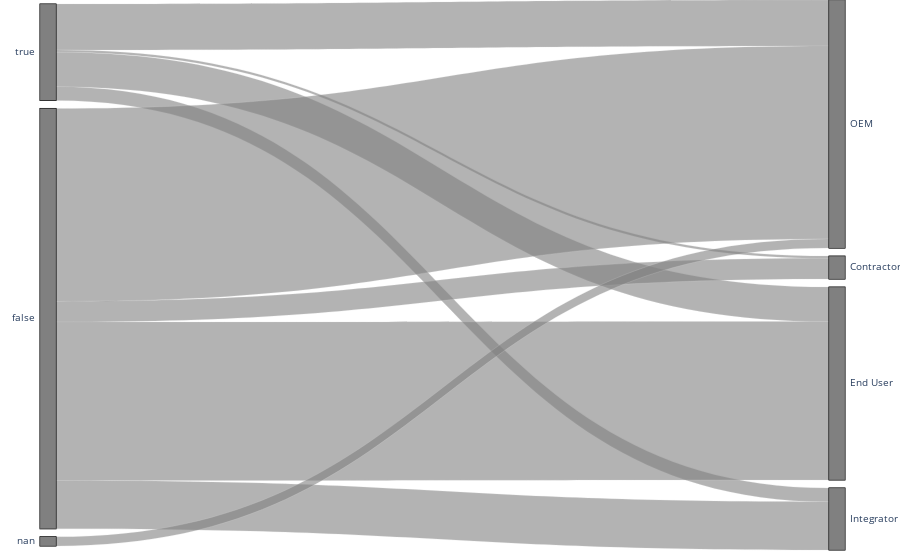

The cell this chart's notebook holds for it:
### Code cell
x_axis = "ProbPercent"
y_axis = "PotentialValue"
dimensions = [dict(values=dff[label], label=label) for label in ["New","Type"]]

# Build colorscale
color = np.zeros(len(dff), dtype='uint8')
colorscale = [[0, 'gray'], [1, 'firebrick']]



fig = go.Figure()



fig.add_trace(go.Parcats(dimensions=dimensions, line={'colorscale': colorscale, 'cmin': 0,
                                                                'cmax': 1, 'color': color, 'shape': 'hspline'}))



fig.update_layout(
    margin=dict(l=0, r=15, t=0, b=10),
    #paper_bgcolor="lightcyan",
    #plot_bgcolor='lightsteelblue' #gainsboro, lightsteelblue lightsalmon lightgreen lightpink lightcyan lightblue black
)
    
fig.show()

### Figure 1 — Plotly figure (JSON) as saved in the notebook; plotly's stock layout.template omitted (floating-point values rounded to 4 significant figures; data arrays with more than 128 entries replaced by an {"elided": "..."} marker saying what was removed)
{"data": [{"dimensions": [{"label": "New", "values": {"elided": "229 mixed values"}}, {"label": "Type", "values": {"elided": "229 str values"}}], "line": {"cmax": 1, "cmin": 0, "color": {"elided": "229 int values"}, "colorscale": [[0, "gray"], [1, "firebrick"]], "shape": "hspline"}, "type": "parcats"}], "layout": {"margin": {"b": 10, "l": 0, "r": 15, "t": 0}}}
